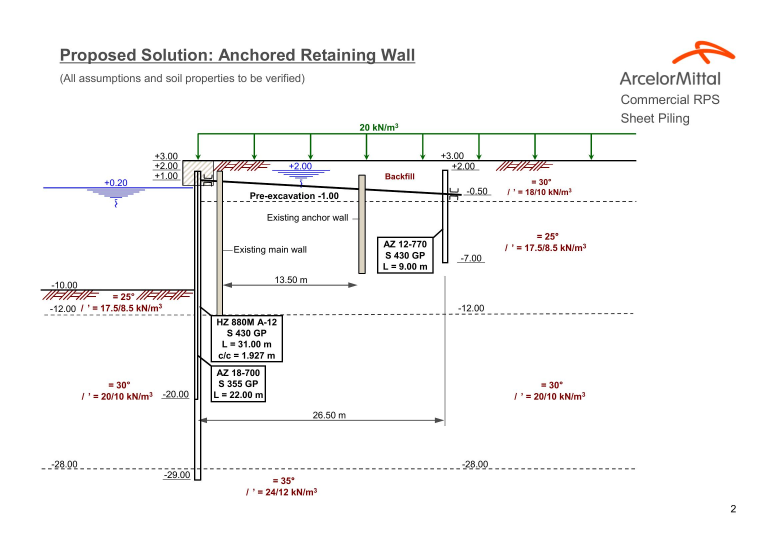
#> input picture cao1.png, 2339 x 1653 px (shown at 1/3 size)
$ python main.py
#> lines starting #> are read from the running program, lines starting #| are printed output that depends on the picture; after the words box and inside, x2 and y2 are one past the last pixel; in counts of white or black regions, pixels touching at a corner belong together
### mask.py
import cv2
import numpy as np


class MaskProcessor:
    """ it generates a mask based on vertical and horizontal lines in order to isolate the text and remove drawings """

    def __init__(self, image: str = 'image.png'):
        super().__init__()
        self.input_image: np.array = cv2.imread(image)
        self.r, self.g, self.b = cv2.split(self.input_image)
        self.channel_copy: np.array = self.g.copy()

    def channel_selector(self, channel: str) -> np.array:
        """ channel selector for processing """
        # TODO: because looks ugly

        if channel == 'r':
            img_channel = self.r
        elif channel == 'g':
            img_channel = self.g
        elif channel == 'b':
            img_channel = self.b
        else:
            img_channel = self.g

        return img_channel

    def mask_extraction(self,
                        channel: str,
                        weight: float = 0.5,
                        erode_vert: int = 1,
                        dilate_vert: int = 2,
                        erode_hori: int = 2,
                        dilate_hori: int = 2,
                        erode_weight: int = 2,
                        kernel_rect: tuple = (3, 3),
                        debug: bool = False) -> (np.array, np.array):

        """ thresholding and inversion of the image for box extraction
        Parameters:
            alpha = weight the image
            debug = to write on out pre processed images

        Explanation:
        kernel_length = numpy array of the length of the image
        vertical_kernel = verticle kernel (1 X kernel_length), it will detect all the verticle lines
        horizontal_kernal = horizontal kernel (kernel_length X 1), it  will  detect all the horizontal lines
        """

        img_channel = self.channel_selector(channel)

        (thresh, binary_image) = cv2.threshold(img_channel, 128, 255, cv2.THRESH_BINARY | cv2.THRESH_OTSU)
        binary_image = 255 - binary_image

        if debug:
            cv2.imwrite("debug/binary_image.jpg", binary_image)

        kernel_length = np.array(img_channel).shape[1] // 40  # integer division

        # Vertical morpho operations
        vertical_kernel = cv2.getStructuringElement(cv2.MORPH_RECT, (1, kernel_length))
        img_temp1 = cv2.erode(binary_image, vertical_kernel, iterations=erode_vert)
        vertical_lines_img = cv2.dilate(img_temp1, vertical_kernel, iterations=dilate_vert)

        if debug:
            cv2.imwrite("debug/vertical_lines.jpg", vertical_lines_img)

        # Horizontal morpho operations
        horizontal_kernel = cv2.getStructuringElement(cv2.MORPH_RECT, (kernel_length, 1))
        img_temp2 = cv2.erode(binary_image, horizontal_kernel, iterations=erode_hori)
        horizontal_lines_img = cv2.dilate(img_temp2, horizontal_kernel, iterations=dilate_hori)

        if debug:
            cv2.imwrite("debug/horizontal_lines.jpg", horizontal_lines_img)

        # Weighting parameters, this will decide the quantity of an image to be added to make a new image
        kernel = cv2.getStructuringElement(cv2.MORPH_RECT, kernel_rect)
        final_mask = cv2.addWeighted(vertical_lines_img, weight, horizontal_lines_img, (1 - weight), 0.0)
        final_mask = cv2.erode(~final_mask, kernel, iterations=erode_weight)
        (thresh, final_mask) = cv2.threshold(final_mask, 128, 255, cv2.THRESH_BINARY | cv2.THRESH_OTSU)

        if debug:
            cv2.imwrite("debug/final_binary_mask.jpg", final_mask)

        return self.channel_copy, final_mask

### text_finder.py
import cv2
import numpy as np


class TextFinder:
    def __init__(self):
        super().__init__()
        self.img: np.array = None
        self.copy_img: np.array = None
        self.copy_img_for_debug: np.array = None
        self.copy_for_results: np.array = None
        self.boxes = []
        self.debug = False

    def start(self, image: np.array, debug: bool = False):
        """ starts the process by updating:
                self.image
                self.orig """
        self.debug = debug
        self.get_input_image(image)  # updates self.img and self.orig
        self.median_canny(0, 1)  # updates self.img
        self.contours_and_rectangles()  # calculates all contours and return a list with boxes

    def get_input_image(self, image: np.array) -> None:
        self.img = image
        self.copy_img = np.copy(image)
        self.copy_img_for_debug = np.copy(image)
        self.copy_for_results = np.copy(image)

    def median_canny(self, thresh1: float, thresh2: float) -> None:
        median = np.median(self.img)
        self.img = cv2.Canny(self.img, int(thresh1 * median), int(thresh2 * median))
        if self.debug:
            cv2.imwrite('debug/finder_canny_median.png', self.img)

    @staticmethod
    def tup(point: list) -> tuple:
        return point[0], point[1]

    @staticmethod
    def overlap(source, target) -> bool:
        """ true if 2 boxes overlap """
        # unpack points
        tl1, br1 = source
        tl2, br2 = target

        # checks
        if tl1[0] >= br2[0] or tl2[0] >= br1[0]:
            return False
        if tl1[1] >= br2[1] or tl2[1] >= br1[1]:
            return False
        return True

    def get_all_overlaps(self, boxes: list, bounds, index) -> list:
        """ returns all overlapping boxes """
        overlaps = []
        for a in range(len(boxes)):
            if a != index:
                if self.overlap(bounds, boxes[a]):
                    overlaps.append(a)
        return overlaps

    def contours_and_rectangles(self) -> None:
        """ find contours and go through the contours and save the box edges,
        draw the first rectangles before merging them """

        contours, hierarchy = cv2.findContours(self.img, cv2.RETR_EXTERNAL, cv2.CHAIN_APPROX_SIMPLE)

        # each element is [[top-left], [bottom-right]];
        hierarchy = hierarchy[0]
        for component in zip(contours, hierarchy):
            current_contour = component[0]
            current_hierarchy = component[1]
            x, y, w, h = cv2.boundingRect(current_contour)
            if current_hierarchy[3] < 0:
                cv2.rectangle(self.copy_img, (x, y), (x + w, y + h), (0, 255, 0), 1)
                self.boxes.append([[x, y], [x + w, y + h]])

        if self.debug:
            cv2.imwrite('debug/finder_contours_rectangles.png', self.copy_img)

    def filter_boxes(self,
                     min_area: int = 40,
                     max_area: int = 1000,
                     min_width: int = 4,
                     max_width: int = 9999,
                     min_height: int = 4,
                     max_height: int = 25) -> None:

        """ filter out excessively small and large boxes """
        filtered = []
        for box in self.boxes:
            w = box[1][0] - box[0][0]
            h = box[1][1] - box[0][1]
            if min_area < w * h < max_area and w > min_width and h > min_height:
                filtered.append(box)

        self.boxes = filtered

    def merging_boxes(self,
                      merge_x: int = 26,
                      merge_y: int = 10):
        """ go through the boxes and start merging """
        finished = False
        highlight = [[0, 0], [1, 1]]
        points = [[[0, 0]]]

        while not finished:
            # set end con
            finished = True

            if self.debug:
                for box in self.boxes:
                    cv2.rectangle(self.copy_img_for_debug, self.tup(box[0]), self.tup(box[1]), (0, 200, 0), 1)
                cv2.rectangle(self.copy_img_for_debug, self.tup(highlight[0]), self.tup(highlight[1]), (0, 0, 255), 2)
                for point in points:
                    point = point[0]
                    cv2.circle(self.copy_img_for_debug, self.tup(point), 4, (255, 0, 0), -1)
                cv2.imshow("Copy", self.copy_img_for_debug)
                key = cv2.waitKey(1)
                if key == ord('q'):
                    break

            # loop through boxes
            index = len(self.boxes) - 1
            while index >= 0:
                # grab current box
                curr = self.boxes[index]

                # add margin
                tl = curr[0][:]
                br = curr[1][:]
                tl[0] -= merge_x
                tl[1] -= merge_y
                br[0] += merge_x
                br[1] += merge_y

                # get matching boxes
                overlaps = self.get_all_overlaps(self.boxes, [tl, br], index)

                # check if empty
                if len(overlaps) > 0:
                    # combine boxes
                    # convert to a contour
                    con = []
                    overlaps.append(index)
                    for ind in overlaps:
                        tl, br = self.boxes[ind]
                        con.append([tl])
                        con.append([br])
                    con = np.array(con)

                    # get bounding rect
                    x, y, w, h = cv2.boundingRect(con)

                    # stop growing
                    w -= 1
                    h -= 1
                    merged = [[x, y], [x + w, y + h]]

                    # highlights
                    highlight = merged[:]
                    points = con

                    # remove boxes from list
                    overlaps.sort(reverse=True)
                    for ind in overlaps:
                        del self.boxes[ind]
                    self.boxes.append(merged)

                    # set flag
                    finished = False
                    break

                # increment
                index -= 1
        cv2.destroyAllWindows()

    # [25 lines left out: functions show_final_boxes, main, not called in this run]


# [2 lines that do not run on import are left out]

### main.py
import cv2
import numpy as np
from mask import MaskProcessor
from text_finder import TextFinder


def resize_im(image: np.array, scale_percent: float) -> np.array:
    """ single resize with a factor of any input image """
    width = int(image.shape[1] * scale_percent)
    height = int(image.shape[0] * scale_percent)
    dim = (width, height)
    image_resized = cv2.resize(image, dim)

    return image_resized


def roi_image(image: np.array, x: int = 20, y: int = 310) -> np.array:
    if len(image.shape) != 2:
        print('Image has to be 8bit')
        return

    height, width = image.shape
    roi = image[y:y + height, x:x + width]
    return roi


def main(image_path: str):
    image, mask = MaskProcessor(image_path).mask_extraction('g',
                                                            erode_vert=1,
                                                            dilate_vert=2,
                                                            erode_hori=1,
                                                            dilate_hori=2,
                                                            erode_weight=2,
                                                            weight=0.5,
                                                            kernel_rect=(3, 3),
                                                            debug=False)
#> in __init__, self.input_image is the input picture: shape (1653, 2339, 3); mean B, G, R 246.5, 246.7, 247.1
#> in mask_extraction, `(thresh, binary_image) = cv2.threshold(img_channel, 128, 255, cv2.THRE..`:
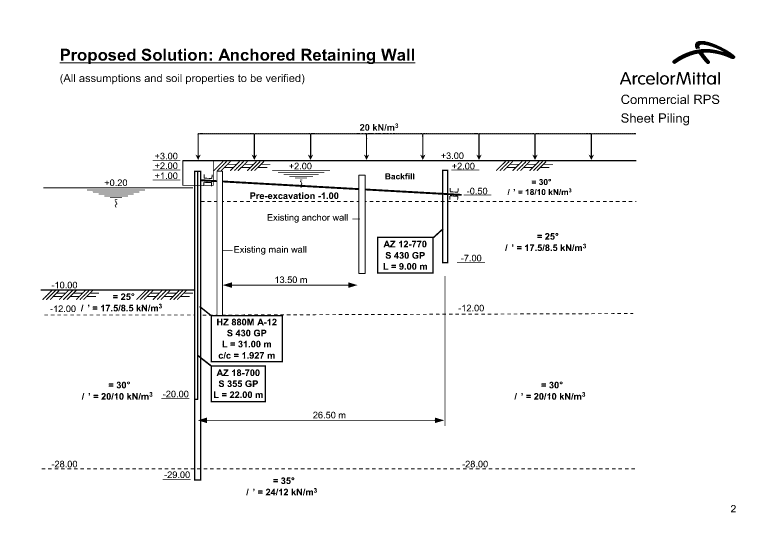
#> binary_image: shape (1653, 2339) (shown at 1/3 size); 96.4% white; 760 black regions (54 under 20 px), largest, box (x1, y1, x2, y2) and area: (122, 399, 1909, 1442) 53734, (179, 156, 1246, 192) 4198, (2017, 123, 2206, 192) 3993
#> in mask_extraction, `(thresh, binary_image) = cv2.threshold(img_channel, 128, 255, cv2.THRE..`: thresh = 148
#> in mask_extraction, `binary_image = 255 - binary_image`:
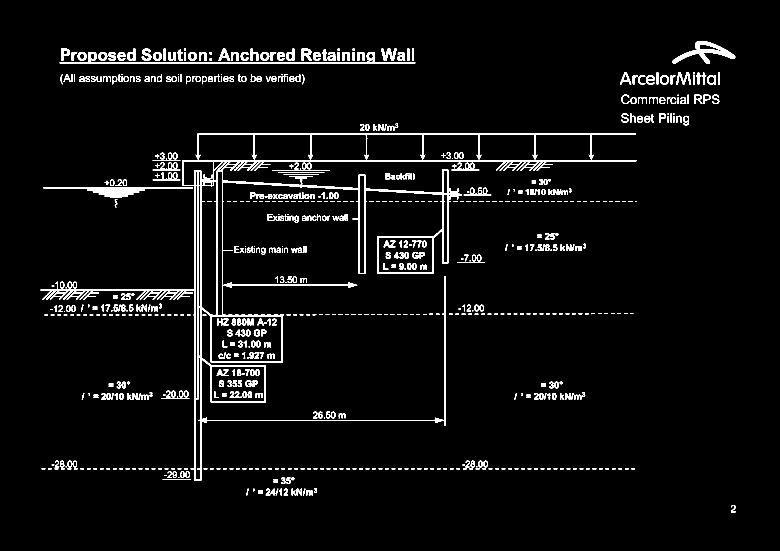
#> binary_image: shape (1653, 2339) (shown at 1/3 size); 3.6% white; 760 white regions (54 under 20 px), largest, box (x1, y1, x2, y2) and area: (122, 399, 1909, 1442) 53734, (179, 156, 1246, 192) 4198, (2017, 123, 2206, 192) 3993
#> in mask_extraction, `horizontal_lines_img = cv2.dilate(img_temp2, horizontal_kernel, iterat..`:
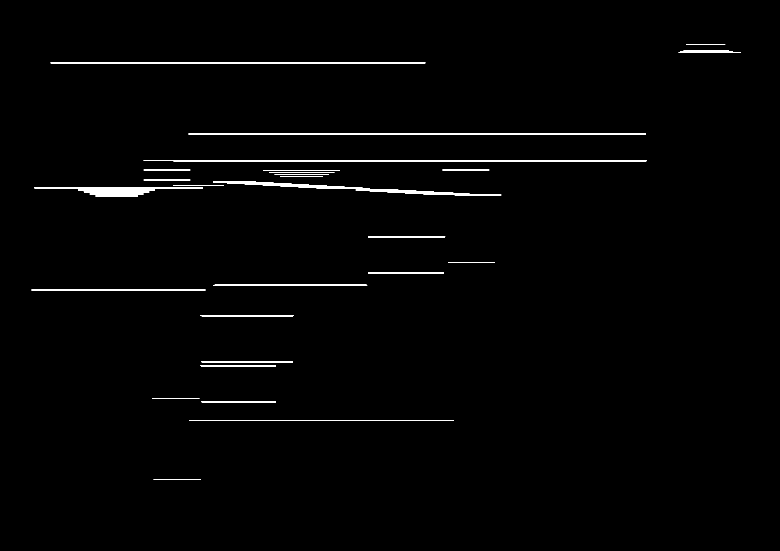
#> horizontal_lines_img: shape (1653, 2339) (shown at 1/3 size); 0.99% white; 32 white regions, largest, box (x1, y1, x2, y2) and area: (431, 480, 1939, 484) 5854, (565, 400, 1938, 403) 4117, (639, 545, 1108, 567) 3384
#> in mask_extraction, `(thresh, final_mask) = cv2.threshold(final_mask, 128, 255, cv2.THRESH_..`:
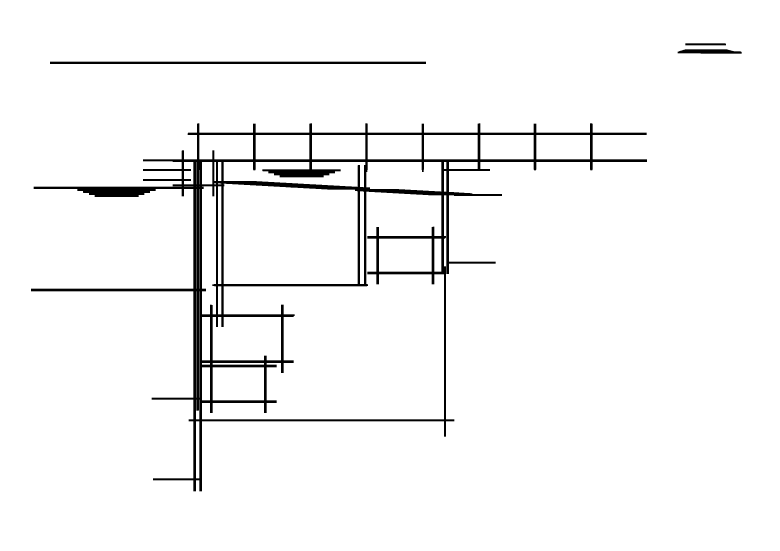
#> final_mask: shape (1653, 2339) (shown at 1/3 size); 96.4% white; 4 black regions, box (x1, y1, x2, y2) and area: (93, 370, 1941, 1474) 129954, (150, 185, 1278, 192) 7896, (2033, 148, 2225, 161) 2137, (2056, 130, 2178, 136) 730
#> in mask_extraction, `(thresh, final_mask) = cv2.threshold(final_mask, 128, 255, cv2.THRESH_..`: thresh = 127
    res = cv2.subtract(mask, image)
    res = 255 - res
    res = roi_image(res)
#> in roi_image, `roi = image[y:y + height, x:x + width]`:
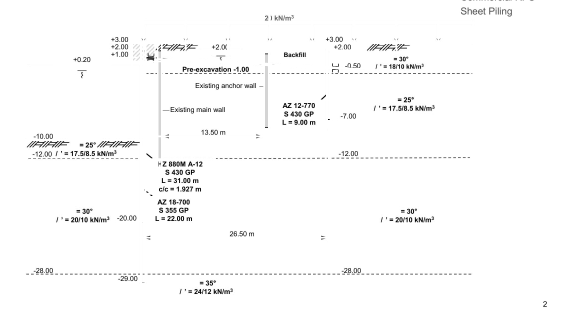
#> roi: shape (1343, 2319) (shown at 1/4 size); min 0, max 255, mean 250.7
    res = resize_im(res, scale_percent=0.8)

    finder = TextFinder()
    finder.start(res, debug=False)
#> in median_canny, `median = np.median(self.img)`: median = 255
#> in median_canny, `self.img = cv2.Canny(self.img, int(thresh1 * median), int(thresh2 * me..`:
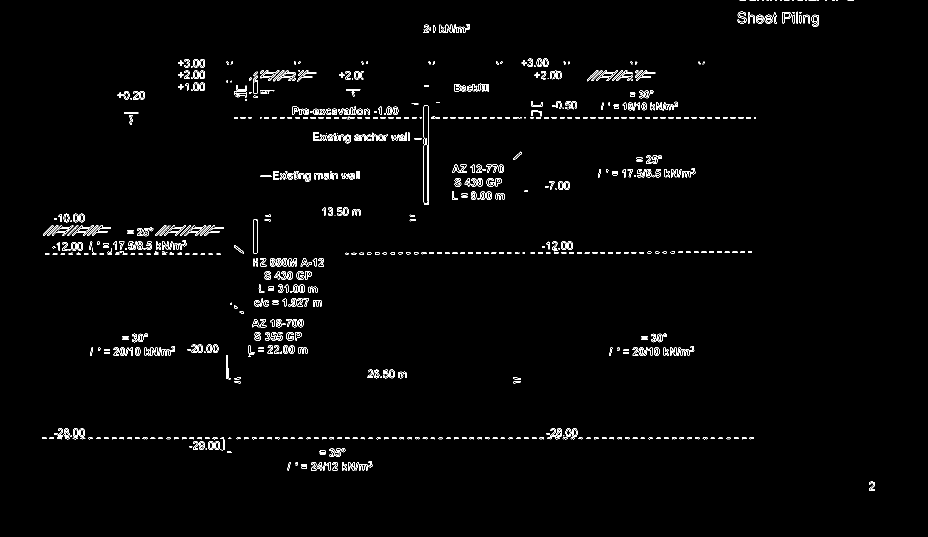
#> self.img: shape (1074, 1855) (shown at 1/2 size); 1.6% white in thin lines or dots, all inside (x1, y1, x2, y2) = (84, 0, 1750, 982)
#> in contours_and_rectangles, `contours, hierarchy = cv2.findContours(self.img, cv2.RETR_EXTERNAL, cv..`: contours = 771 contours, 447 with area under 20; largest, box (x1, y1, x2, y2) and area: (506, 438, 516, 507) 540, (386, 165, 410, 182) 306, (386, 141, 410, 158) 306, (540, 516, 563, 533) 302, (386, 118, 410, 135) 294
#> the loop in contours_and_rectangles, `for component in zip(contours, hierarchy):` made 771 passes
#> (current_hierarchy, x, y, w, h) on passes 1, 3, 4: ([1, -1, -1, -1], 1738, 963, 12, 19), ([3, 1, -1, -1], 718, 928, 18, 13), ([4, 2, -1, -1], 603, 928, 11, 4)
#> after the loop in contours_and_rectangles, `for component in zip(contours, hierarchy):`:
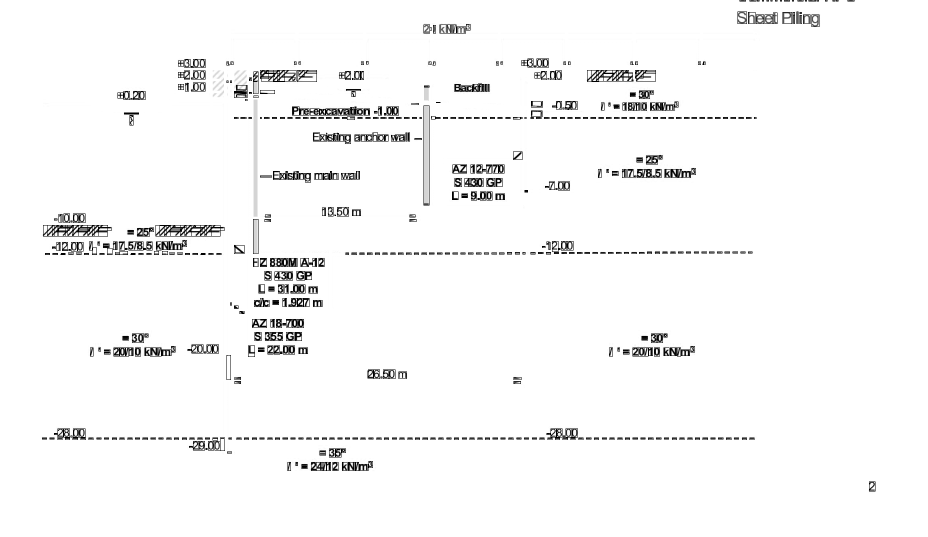
#> self.copy_img: shape (1074, 1855) (shown at 1/2 size); min 0, max 255, mean 247.5
#> after the loop in contours_and_rectangles, `for component in zip(contours, hierarchy):`: self.boxes = 771 items

    finder.filter_boxes(min_area=40,
                        max_area=1000,
                        min_width=4,
                        max_width=9999,
                        min_height=4,
                        max_height=25)
#> the loop in filter_boxes, `for box in self.boxes:` made 771 passes
#> (box, w, h) on passes 1 to 3: ([[1738, 963], [1750, 982]], 12, 19), ([[603, 933], [614, 937]], 11, 4), ([[718, 928], [736, 941]], 18, 13)
#> after the loop in filter_boxes, `for box in self.boxes:`: filtered = 365 items

    finder.merging_boxes(merge_x=26,
                         merge_y=5)
#> in merging_boxes, `index = len(self.boxes) - 1`: index = 364
#> the loop in merging_boxes, `while index >= 0:` made 1 pass

    finder.show_final_boxes()


if __name__ == '__main__':
    main('cao1.png')
